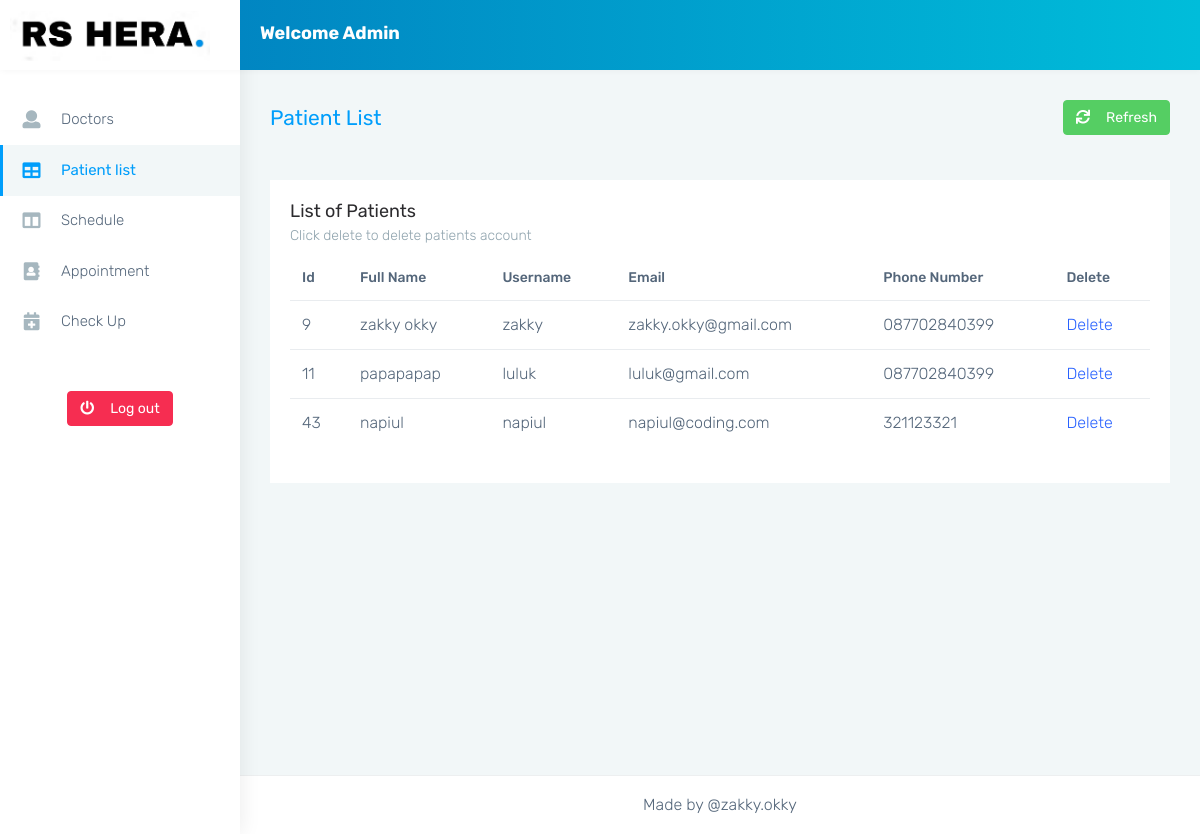
The app's page /admin/monster-html/table-basic.php with its own data.
### tables this page shows
CREATE TABLE `users` (
  `usersId` int(11) NOT NULL,
  `usersName` varchar(128) NOT NULL,
  `usersUsername` varchar(128) NOT NULL,
  `usersEmail` varchar(128) NOT NULL,
  `phoneNumber` varchar(15) NOT NULL,
  `usersPassword` varchar(128) NOT NULL,
  `usersPhoto` varchar(255) NOT NULL
);

### admin/monster-html/table-basic.php (the view, shortened to what this page needs)
<?php
include_once '../../includes/dbh.inc.php';
?>
<!DOCTYPE html>
<html dir="ltr" lang="en">
<head>
    <link href="css/style.min.css" rel="stylesheet">
</head>
<body>
    <div id="main-wrapper" data-layout="vertical" data-navbarbg="skin5" data-sidebartype="full" data-sidebar-position="absolute" data-header-position="absolute" data-boxed-layout="full">
        <header class="topbar" data-navbarbg="skin6">
            <nav class="navbar top-navbar navbar-expand-md navbar-dark">
                <div class="navbar-header" data-logobg="skin6">
                    <a class="navbar-brand" href="index.html">
                        <span class="logo-text">
                            <img src="../assets/images/logo-rss.JPG" alt="homepage" height="50px" width="200px" />
                        </span>
                    </a>
                </div>
                <div class="navbar-collapse collapse" id="navbarSupportedContent" data-navbarbg="skin5">
                    <ul class="navbar-nav mr-auto mt-md-0 ">
                        <li class="nav-item hidden-sm-down">
                            <div style="color: white; margin-left: 20px; margin-top: 5px">
                                <h4>Welcome Admin</h4>
                            </div>
                        </li>
                    </ul>
                    <ul class="navbar-nav">
                        <li class="nav-item dropdown">
                            <a class="nav-link dropdown-toggle waves-effect waves-dark" aria-haspopup="true" aria-expanded="false">
                            </a>
                        </li>
                    </ul>
                </div>
            </nav>
        </header>
        <aside class="left-sidebar" data-sidebarbg="skin6">
            <div class="scroll-sidebar">
                <nav class="sidebar-nav">
                    <ul id="sidebarnav">
                        <li class="sidebar-item"> <a class="sidebar-link waves-effect waves-dark sidebar-link" href="doctors-page.php" aria-expanded="false">
                                <i class="mr-3 fa fa-user" aria-hidden="true"></i><span class="hide-menu">Doctors</span></a>
                        </li>
                        <li class="sidebar-item"> <a class="sidebar-link waves-effect waves-dark sidebar-link" href="table-basic.php" aria-expanded="false"><i class="mr-3 fa fa-table" aria-hidden="true"></i><span class="hide-menu">Patient list</span></a></li>
                        <li class="sidebar-item"> <a class="sidebar-link waves-effect waves-dark sidebar-link" href="pages-blank.php" aria-expanded="false"><i class="mr-3 fa fa-columns" aria-hidden="true"></i><span class="hide-menu">Schedule</span></a></li>
                        <li class="sidebar-item"> <a class="sidebar-link waves-effect waves-dark sidebar-link" href="appointment-page.php" aria-expanded="false"><i class="mr-3 fas fa-address-book" aria-hidden="true"></i><span class="hide-menu">Appointment</span></a></li>
                        <li class="sidebar-item"> <a class="sidebar-link waves-effect waves-dark sidebar-link" href="checkup-page.php" aria-expanded="false"><i class="mr-3 fas fa-calendar-plus" aria-hidden="true"></i><span class="hide-menu">Check Up</span></a></li>
                        <li class="text-center p-20 upgrade-btn">
                            <a href="../../index.php" class="btn btn-danger text-white mt-4" target="_blank"><i class="mr-3 fas fa-power-off" aria-hidden="true"></i>Log out
                            </a>
                        </li>
                    </ul>
                </nav>
            </div>
        </aside>
        <div class="page-wrapper">
            <div class="page-breadcrumb">
                <div class="row align-items-center">
                    <div class="col-md-6 col-8 align-self-center">
                        <h3 class="page-title mb-0 p-0">Patient List</h3>
                    </div>
                    <div class="col-md-6 col-4 align-self-center">
                        <div class="text-right upgrade-btn">
                            <a onClick="window.location.reload();" class="btn btn-success d-none d-md-inline-block text-white"><i class="mr-3 fas fa-sync"></i>Refresh
                            </a>
                        </div>
                    </div>
                </div>
            </div>
            <div class="container-fluid">
                <div class="row">
                    <div class="col-sm-12">
                        <div class="card">
                            <div class="card-body">
                                <h4 class="card-title">List of Patients</h4>
                                <h6 class="card-subtitle">Click delete to delete patients account</h6>
                                <div class="table-responsive">
                                    <table class="table user-table no-wrap">
                                        <thead>
                                            <tr>
                                                <th class="border-top-0">Id</th>
                                                <th class="border-top-0">Full Name</th>
                                                <th class="border-top-0">Username</th>
                                                <th class="border-top-0">Email</th>
                                                <th class="border-top-0">Phone Number</th>
                                                <th class="border-top-0">Delete</th>
                                            </tr>
                                        </thead>
                                        <tbody>
                                            <?php
                                            $sql = "SELECT * FROM users;";
                                            $result = mysqli_query($conn, $sql);
                                            $check = mysqli_num_rows($result);
                                            if ($check > 0) {
                                                while ($rows = mysqli_fetch_assoc($result)) {
                                                    echo "<tr>";
                                                    echo "<td>" . $rows['usersId'] . "</td>";
                                                    echo "<td>" . $rows['usersName'] . "</td>";
                                                    echo "<td>" . $rows['usersUsername'] . "</td>";
                                                    echo "<td>" . $rows['usersEmail'] . "</td>";
                                                    echo "<td>" . $rows['phoneNumber'] . "</td>";
                                                    echo "<td><a href='../../includes/delete-account.inc.php?id=$rows[usersId]'>Delete</a></td>";
                                                    echo "</tr>";
                                                }
                                            }
                                            ?>
                                        </tbody>
                                    </table>
                                </div>
                            </div>
                        </div>
                    </div>
                </div>
            </div>
            <footer class="footer text-center">
                Made by @zakky.okky</a>
            </footer>
        </div>
    </div>
</body>
</html>

### records on screen
users: usersId "9", usersName "zakky okky", usersUsername "zakky", usersEmail "zakky.okky@gmail.com", phoneNumber "087702840399"
users: usersId "11", usersName "papapapap", usersUsername "luluk", usersEmail "luluk@gmail.com", phoneNumber "087702840399"
users: usersId "43", usersName "napiul", usersUsername "napiul", usersEmail "napiul@coding.com", phoneNumber "321123321"
